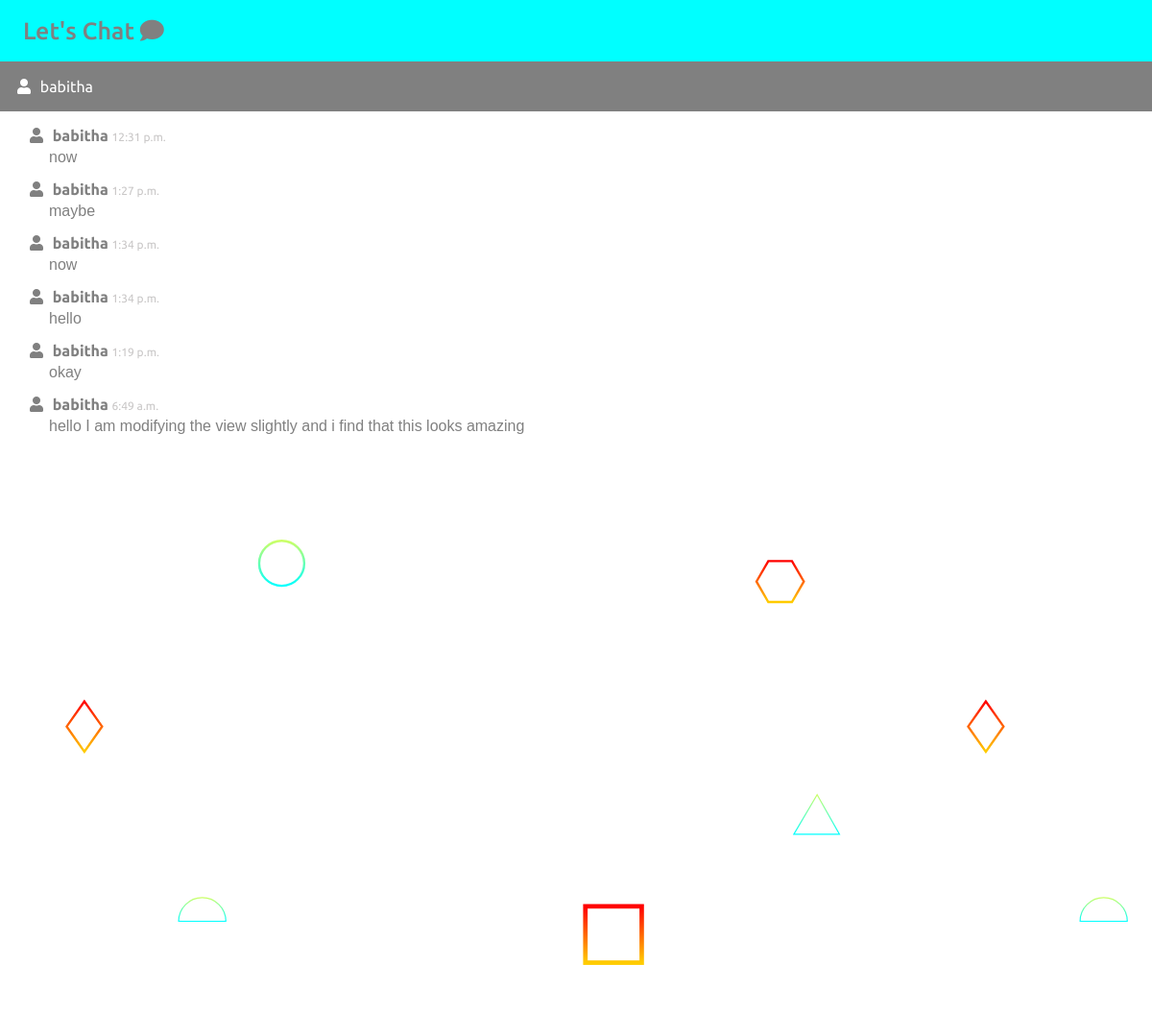
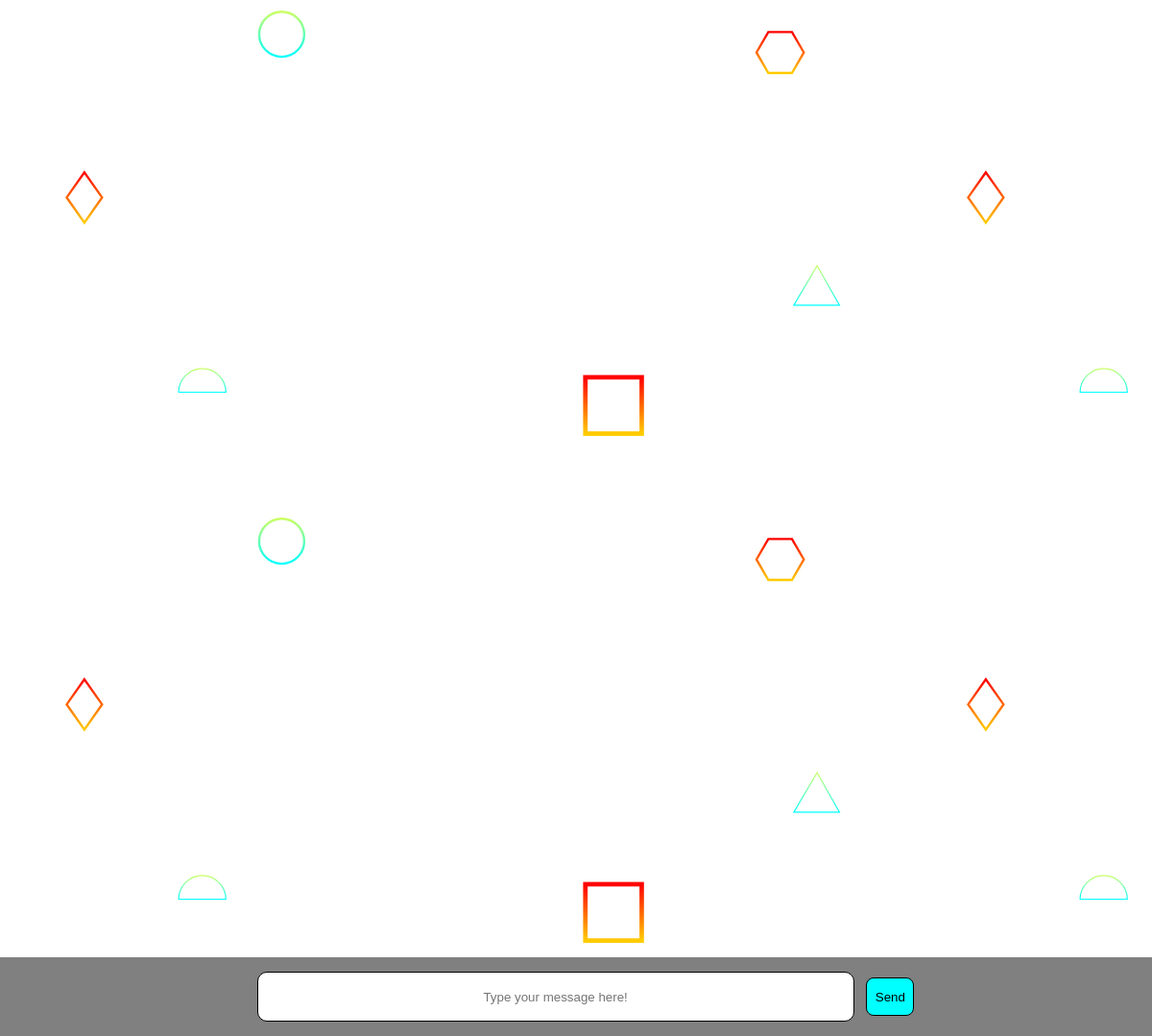
Screenshot of /chat/3 with the database file from the repository (2 pictures, top to bottom).
### chat/models.py (models this page shows, shortened)
class User(AbstractUser):
    pass

class ChatMessage(models.Model):
    user = models.ForeignKey(User, on_delete=models.CASCADE, related_name = "sender")
    room = models.ForeignKey(ChatRoom, on_delete = models.CASCADE)
    message = models.TextField(unique=False,blank = False,default = "")
    timestamp = models.DateTimeField(auto_now_add=True)
    objects = ChatMessageManager()

### chat/views.py (the view)
# urls.py: path("<int:room_name>", views.chatroom, name="chatroom"),
def chatroom(request,room_name):
    previous_msg = ChatMessage.objects.filter(room=room_name).order_by("-timestamp")[:30]
    previous_msg= reversed(previous_msg)
    room_members = ChatRoom.objects.get(pk =  room_name )
    if room_members.first_person == request.user:
        other_user = room_members.second_person
    else:
        other_user = room_members.first_person
    return render(request,"chat/chatroom.html",{
        'room_name':room_name,
        'username':request.user,
        'previous_msg':previous_msg,
        'other_user':other_user
    })

### chat/templates/chat/chatroom.html (shortened to what this page needs)
{% extends "chat/layout.html" %}
{% load static %}
{% block body %}
<div id = "chat-room">
    <div id = "profile2">
        <i class="fas fa-user" id="avatar2"></i>
        <span>{{other_user}}</span>
    </div>
    <div id = "all-msgs">
            {% for message in previous_msg %}
            <div class = "prev-msgs">
                <i class="fas fa-user"></i>
                <b>{{message.user}}</b>
                <span class="time">{{ message.timestamp.time}}</span>
                <p class="msg-text">{{message.message}}</p>
            </div>
           {% endfor %}
    </div>
</div>
<div id="send-section">
<form id="send_form">
    <input type="text" placeholder="Type your message here!" id="message-input">
    <input type="submit" value="Send" id="send-btn">
</form>
</div>
{% endblock %}

### chat/templates/chat/layout.html (shortened to what this page needs)
{% load static %}
<!DOCTYPE html>
<html>
    <head>
        <link href = "{% static 'chat/styles.css' %}" rel="stylesheet">
        <link rel="stylesheet" href="https://use.fontawesome.com/releases/v5.15.4/css/all.css">
    </head>
    <body>
        <header class="header">
            <nav class="navbar">
                <a id = "nav-brand">
                    Let's Chat <i class="fas fa-comment"></i>
                </a>
        </nav>
    </header>
        <div class="body">
            {% block body %}
            {% endblock %}
        </div>
    </body>
</html>

### chat/static/chat/styles.css (style rules this page uses)
body { margin:0; margin-bottom:50px; padding:0; background-image: url('scattered-forcefields.svg'); color:#1B2021; font-family: 'Ubuntu', sans-serif; color:grey; }
p { margin:0 0; }
input { background-color:white; outline:none; border:1px solid #C9CCD5; display:inline-block; }
a { text-decoration:none; display:inline-block; color:grey }
.navbar { background-color:#00ffff; display: flex; justify-content: space-between; align-items: center; padding: 1rem 1.5rem; }
#nav-brand { font-weight:500; color:grey; font-size:25px; }
.fa-user { color:grey; padding:6px; }
#profile2 { background-color:grey; max-width:100%; padding:12px; color:white; }
#avatar2 { color:white; }
#chat-room { background-color:white; }
#all-msgs { padding:15px; height:332px; overflow-y: scroll; }
.prev-msgs { color:grey; margin:10px; }
.time { font-size:12px; color:#C8C6C6; }
.msg-text { margin-left:26px; color:grey; font-family:sans-serif; }
#send-section { position: fixed; bottom: 0; width:100%; padding:10px; margin:0 auto; text-align:center; background-color:grey; }
#message-input { height: 30px; width:50%; padding:10px; margin:5px; border:1px solid black; border-radius:10px; display:inline-block; color:black; text-align:center; }
#send-btn { height:40px; width:50px; padding:8px; margin:5px; border:1px solid black; border-radius:8px; background-color:#00ffff; display:inline-block; margin-left:4px; }

### rows the page displays
User: username "babitha"
ChatMessage: user "babitha", timestamp.time "12:31 p.m.", message "now"
ChatMessage: user "babitha", timestamp.time "1:27 p.m.", message "maybe"
ChatMessage: user "babitha", timestamp.time "1:34 p.m.", message "now"
ChatMessage: user "babitha", timestamp.time "1:34 p.m.", message "hello"
ChatMessage: user "babitha", timestamp.time "1:19 p.m.", message "okay"
ChatMessage: user "babitha", timestamp.time "6:49 a.m.", message "hello I am modifying the view slightly and i find that this looks amazing"
